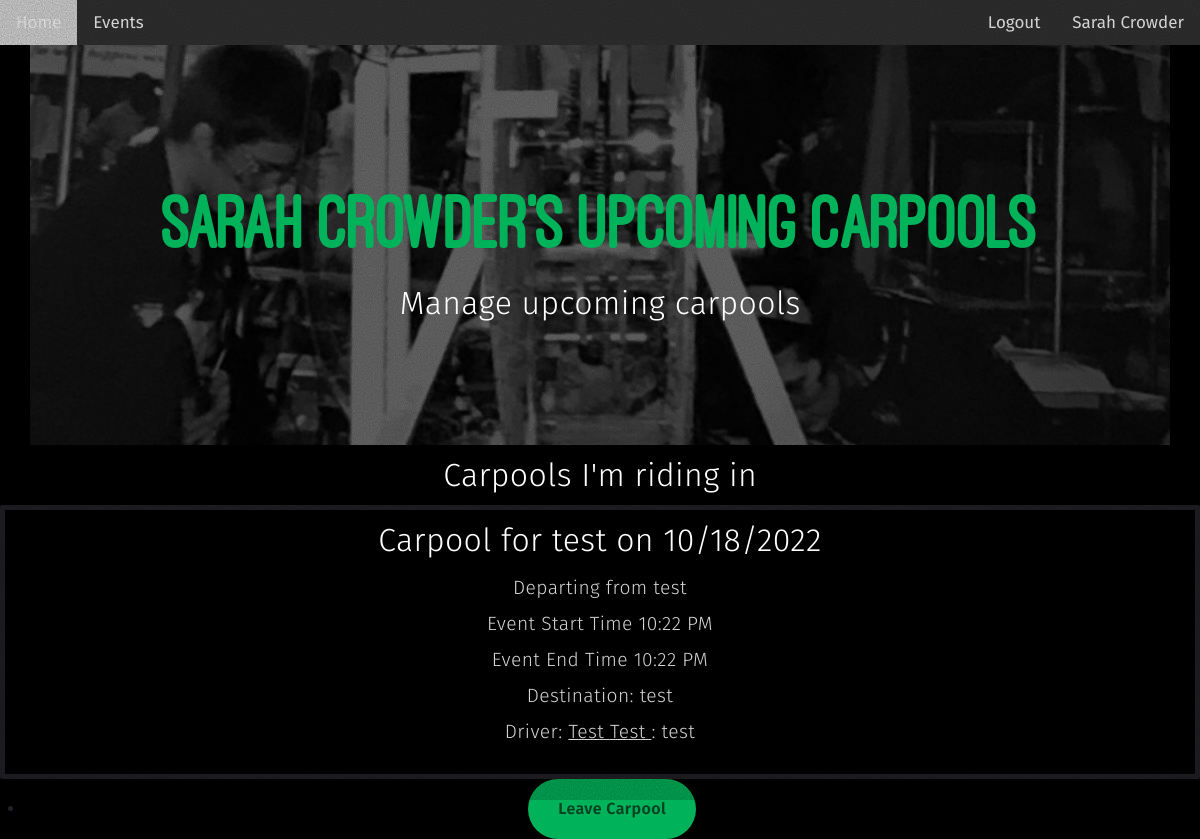
Screenshot of /manage-carpools (signed in) with the database file from the repository.
### carpooling/models.py (models this page shows, shortened)
class User(UserMixin, db.Model):
    __tablename__ = 'users'
    id = db.Column(db.Integer, primary_key=True)
    password = db.Column(db.String, nullable=True)
    first_name = db.Column(db.String, nullable=False)
    last_name = db.Column(db.String, nullable=False)
    driver_id = db.Column(db.Integer, db.ForeignKey('drivers.index'), nullable=True)
    passenger_id = db.Column(db.Integer, db.ForeignKey('passengers.index'), nullable=True)
    driver_profile = db.relationship('Driver', backref=db.backref('user'), lazy=True)
    passenger_profile = db.relationship('Passenger', backref=db.backref('user'), lazy=True)
    team_auth_key = db.Column(db.String, nullable=False, default='0') # a special key sent out by the team to allow access to the site
    is_admin = db.Column(db.Integer, nullable=False, default=0)

class Carpool(db.Model):
    __tablename__ = 'carpools'
    index = db.Column(db.Integer, primary_key=True)
    driver_index = db.Column(db.Integer, db.ForeignKey('drivers.index'), nullable=True)
    driver = db.relationship('Driver', backref=db.backref('carpools', lazy=True))
    num_passengers = db.Column(db.Integer, nullable=False)
    event_index = db.Column(db.String, db.ForeignKey('events.index'), nullable=False)
    event = db.relationship('Event', backref=db.backref('carpools', lazy=True))
    destination = db.Column(db.String, nullable=False)
    extra_information = db.Column(db.String)
    region = db.relationship('Region', backref=db.backref('carpools'), lazy=True)
    region_name = db.Column(db.String, db.ForeignKey('regions.name'), nullable=False)
    passengers = db.relationship('Passenger', secondary='passenger_carpool_links', overlaps='carpools')

class Event(db.Model):
    __tablename__ = 'events'
    index = db.Column(db.Integer, primary_key=True)
    event_name = db.Column(db.String, nullable=False)
    event_date = db.Column(db.DateTime, nullable=False)
    event_start_time = db.Column(db.DateTime, nullable=False)
    event_end_time = db.Column(db.DateTime, nullable=False)
    event_location = db.Column(db.String, nullable=False, default='Maggie Walker Governor\'s School')
    event_description = db.Column(db.String, nullable=True)

class Driver(db.Model):
    __tablename__ = 'drivers'
    index = db.Column(db.Integer, primary_key=True)
    last_name = db.Column(db.String, nullable=False)
    first_name = db.Column(db.String, nullable=False)
    num_seats = db.Column(db.Integer, nullable=False)
    phone_number = db.Column(db.String, nullable=False)
    email_address = db.Column(db.String, nullable=False)
    student_or_parent = db.Column(db.String, nullable=False)
    num_years_with_license = db.Column(db.String)
    car_type_1 = db.Column(db.String, nullable=False)
    car_color_1 = db.Column(db.String, nullable=False)
    car_type_2 = db.Column(db.String)
    car_color_2 = db.Column(db.String)
    emergency_contact_number = db.Column(db.String, nullable=False)
    emergency_contact_relation = db.Column(db.String, nullable=False)
    extra_information = db.Column(db.String)

### carpooling/routes.py (the view)
@login_required
@app.route('/manage-carpools', methods=['GET', 'POST'])
def manage_carpools_page():
    try:
        driver_carpools = current_user.driver_profile.carpools
        driver_carpools = [carpool for carpool in driver_carpools if carpool.event.event_end_time > datetime.datetime.now() + datetime.timedelta(hours=5)]
    except AttributeError as e:
        logger.debug('user is not a driver')
        logger.debug(e)
        driver_carpools = []
    passenger_carpools = current_user.passenger_profile.carpools
    passenger_carpools = [carpool for carpool in passenger_carpools if carpool.event.event_end_time > datetime.datetime.now() + datetime.timedelta(hours=5)]
    return render_template('manage_carpools_template.html', user=current_user, driver_carpools=driver_carpools, passenger_carpools=passenger_carpools)

### carpooling/__init__.py (called while the page is built)
@login_manager.user_loader
def load_user(user_id):
    return User.query.get(int(user_id))

### carpooling/templates/manage_carpools_template.html (shortened to what this page needs)
<!DOCTYPE html>
<html data-wf-domain="sarahs-dandy-site.webflow.io" data-wf-page="633db6b20fc68522b30e41f4"
    data-wf-site="633db6b20fc685cfcc0e41e2">
<head>
    <link href="{{ url_for('static', filename='events_style.css')}}" rel="stylesheet" type="text/css" />
    <link href="{{ url_for('static', filename='carrdstyle.css')}}" rel="stylesheet" type="text/css" />
</head>
<body class="body">
    <div class="page-content">
        <div class="topnav">
            <a href="{{ url_for('home_page') }}">Home</a>
            <a href="{{ url_for('events_page') }}">Events</a>
            {% if user.is_authenticated %}
            <a class="user-info" href="{{ url_for('user_profile_page', user_id=user.id) }}">{{
                user.first_name.capitalize() }} {{user.last_name.capitalize()}}</a>
            <a class="user-info" onclick="confirm_logout(event)"
                href="{{ url_for('home_page', logout=True) }}">Logout</a>
            {% else %}
            <a class="user-info" href="{{ url_for('login_page') }}">Login</a>
            <a class="user-info" href="{{url_for('generic_register_page')}}">Register/Update</a>
            <a class="user-info" href="{{url_for('login_help_page')}}">Login Help</a>
            {% endif %}
        </div>
    </div>
    <div class="banner">
        <div class="banner-second">
            <div class="container center w-container">
                <div class="align-center">
                    <h1 class="style1">
                        {{ user.first_name.capitalize() }} {{user.last_name.capitalize()}}'s Upcoming Carpools
                    </h1>
                    <h2 class="style2"> Manage upcoming carpools </h2>
                </div>
            </div>
        </div>
    </div>
    <div class="style1">
        {% if passenger_carpools %}
        <h2 class="style2"> Carpools I'm riding in</h2>
        {%endif%}
        {% for carpool in passenger_carpools%}
        <div class="regiondiv">
        <h3 class="style2">Carpool for {{carpool.event.event_name}} on {{carpool.event.event_date.strftime('%m/%d/%Y')}}</h3>
        <p class="style2">Departing from {{carpool.event.event_location}}
            <br>
        Event Start Time {{carpool.event.event_start_time.strftime('%I:%M %p')}}
        <br>
        Event End Time {{carpool.event.event_end_time.strftime('%I:%M %p')}}
        <br>
        Destination: {{ carpool.destination }}
        <br>
        Driver: <a
                href="{{url_for('driver_page', firstname=carpool.driver.first_name, lastname=carpool.driver.last_name )}}">
                {{carpool.driver.first_name.capitalize()}} {{carpool.driver.last_name.capitalize()}} </a>:
            {{carpool.driver.phone_number}}</p>
        </div>
        <div class="style1">
            <ul id="buttons01" class="style1 buttons">
                <li>
                    <a href="{{url_for('leave_carpool', carpool_id = carpool.index)}}"
                        onclick="confirm_carpool_leave(event, '{{carpool.index}}')" class="button n01">
                        <span class="label"> Leave Carpool </span>
                    </a>
                </li>
            </ul>
        </div>
        {%endfor%}
    </div>
</body>
</html>

### rows the page displays
User: first_name "Sarah", last_name "Crowder"
Carpool: event.event_name "test", event.event_date "10/18/2022", event.event_location "test", event.event_start_time "10:22 PM", event.event_end_time "10:22 PM", destination "test", driver.first_name "Test", driver.last_name "Test", driver.phone_number "test"
